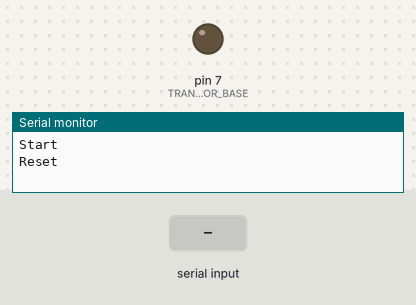
A sketch run on a simulated Arduino Mega 2560, built with avr-gcc and run on an emulated ATmega2560. On the bench: output pins drawn as LEDs (lit = HIGH), the last lines printed to the serial monitor. The test bench sets the inputs (shaded band).

Above: at 0.01 s.
At 1.3 s:
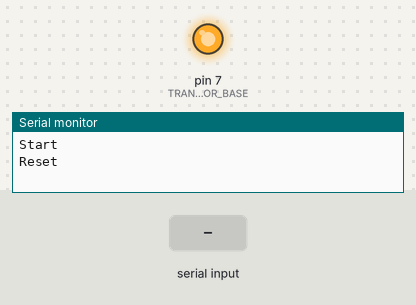
1.4 s: "]" received over Serial
At 2.3 s:
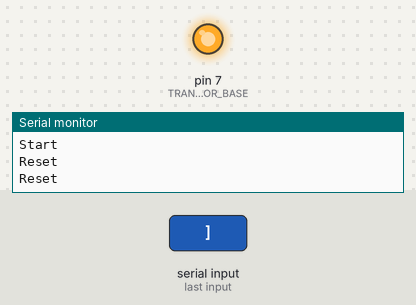
3.0 s: "]" received over the second serial link
4.5 s: "1" received over the second serial link
Timing chart, 0 to 7.5 s (numbered marks = the images above; inputs shaded):
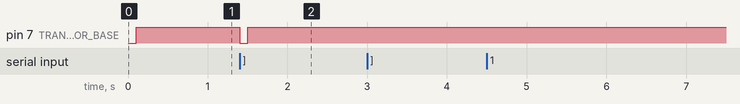

Measured:
- after the input at 1.4 s, pin 7 (TRANSISTOR_BASE): HIGH → LOW at once, → HIGH 0.10 s later

The sketch:

gsmecho-seria1l.ino
```cpp
// GPRS a6 PWR_KEY 1 LOWER, RST 7 LOWER
#define TRANSISTOR_BASE  7  // RST
#define START_BAUD 115200
#define CHANNEL Serial2
void hwreset()
{
  Serial.println("\r\nReset");
  digitalWrite(TRANSISTOR_BASE,LOW);
  delay(100);
  digitalWrite(TRANSISTOR_BASE,HIGH);
}
void setup()
{
  //Serial connection.
  Serial.begin(115200);
  Serial.println("Start");
  CHANNEL.begin(START_BAUD);
  pinMode(TRANSISTOR_BASE,OUTPUT);
  digitalWrite(TRANSISTOR_BASE,HIGH);
  hwreset();
};

int brate = 1;  // GPRS A^ only supports 115200 so no change
void loop() { // run over and over
  char c;
  if (CHANNEL.available()) {
    Serial.write(CHANNEL.read());
  }
  if (Serial.available()) {
    c = Serial.read();
    if (c == ']')
      hwreset();
    else
      CHANNEL.write(c);
  }
}
/*
 * AT+IPR?
 * AT+GSN
 * ATD0545919886
 * AT+CREG?
 * AT+CGATT=1
 * AT+CGATT=0
 */
```
